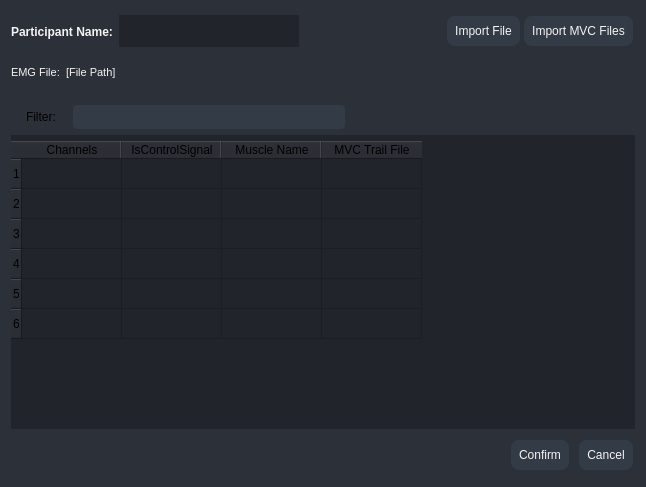
<?xml version="1.0" encoding="UTF-8"?>
<ui version="4.0">
 <class>Form</class>
 <widget class="QWidget" name="Form">
  <property name="geometry">
   <rect>
    <x>0</x>
    <y>0</y>
    <width>646</width>
    <height>487</height>
   </rect>
  </property>
  <property name="windowTitle">
   <string>Form</string>
  </property>
  <property name="styleSheet">
   <string notr="true">background-color:#2c3039;</string>
  </property>
  <layout class="QVBoxLayout" name="verticalLayout">
   <item>
    <widget class="QFrame" name="top">
     <property name="sizePolicy">
      <sizepolicy hsizetype="Preferred" vsizetype="Expanding">
       <horstretch>0</horstretch>
       <verstretch>2</verstretch>
      </sizepolicy>
     </property>
     <property name="styleSheet">
      <string notr="true">border:none;</string>
     </property>
     <property name="frameShape">
      <enum>QFrame::StyledPanel</enum>
     </property>
     <property name="frameShadow">
      <enum>QFrame::Raised</enum>
     </property>
     <layout class="QVBoxLayout" name="verticalLayout_3">
      <property name="spacing">
       <number>0</number>
      </property>
      <property name="leftMargin">
       <number>0</number>
      </property>
      <property name="topMargin">
       <number>0</number>
      </property>
      <property name="rightMargin">
       <number>0</number>
      </property>
      <property name="bottomMargin">
       <number>0</number>
      </property>
      <item>
       <widget class="QFrame" name="input">
        <property name="frameShape">
         <enum>QFrame::StyledPanel</enum>
        </property>
        <property name="frameShadow">
         <enum>QFrame::Raised</enum>
        </property>
        <layout class="QHBoxLayout" name="horizontalLayout_2">
         <property name="spacing">
          <number>0</number>
         </property>
         <property name="leftMargin">
          <number>0</number>
         </property>
         <property name="topMargin">
          <number>0</number>
         </property>
         <property name="rightMargin">
          <number>0</number>
         </property>
         <property name="bottomMargin">
          <number>0</number>
         </property>
         <item>
          <widget class="QFrame" name="name">
           <property name="frameShape">
            <enum>QFrame::StyledPanel</enum>
           </property>
           <property name="frameShadow">
            <enum>QFrame::Raised</enum>
           </property>
           <layout class="QHBoxLayout" name="horizontalLayout">
            <property name="leftMargin">
             <number>0</number>
            </property>
            <property name="topMargin">
             <number>0</number>
            </property>
            <property name="rightMargin">
             <number>0</number>
            </property>
            <property name="bottomMargin">
             <number>0</number>
            </property>
            <item>
             <widget class="QLabel" name="label">
              <property name="styleSheet">
               <string notr="true">font-weight:bold;
color:#f4f4f4;</string>
              </property>
              <property name="text">
               <string>Participant Name:</string>
              </property>
             </widget>
            </item>
            <item>
             <widget class="QLineEdit" name="lineEdit_3">
              <property name="sizePolicy">
               <sizepolicy hsizetype="Expanding" vsizetype="Fixed">
                <horstretch>8</horstretch>
                <verstretch>0</verstretch>
               </sizepolicy>
              </property>
              <property name="minimumSize">
               <size>
                <width>180</width>
                <height>32</height>
               </size>
              </property>
              <property name="styleSheet">
               <string notr="true">background-color: #21242b;
</string>
              </property>
              <property name="text">
               <string/>
              </property>
              <property name="placeholderText">
               <string/>
              </property>
             </widget>
            </item>
           </layout>
          </widget>
         </item>
         <item>
          <spacer name="horizontalSpacer">
           <property name="orientation">
            <enum>Qt::Horizontal</enum>
           </property>
           <property name="sizeHint" stdset="0">
            <size>
             <width>213</width>
             <height>20</height>
            </size>
           </property>
          </spacer>
         </item>
         <item>
          <widget class="QPushButton" name="import_btn">
           <property name="cursor">
            <cursorShape>PointingHandCursor</cursorShape>
           </property>
           <property name="styleSheet">
            <string notr="true">color:#f4f4f4;
background-color: #333b46;
padding:8px 8px;
margin: 2px 2px;
border-radius:8px;</string>
           </property>
           <property name="text">
            <string>Import File</string>
           </property>
           <property name="icon">
            <iconset>
             <normaloff>images/icons/cil-file.png</normaloff>images/icons/cil-file.png</iconset>
           </property>
          </widget>
         </item>
         <item>
          <widget class="QPushButton" name="import_MVCbtn">
           <property name="cursor">
            <cursorShape>PointingHandCursor</cursorShape>
           </property>
           <property name="styleSheet">
            <string notr="true">color:#f4f4f4;
background-color: #333b46;
padding:8px 8px;
margin: 2px 2px;
border-radius:8px;</string>
           </property>
           <property name="text">
            <string>Import MVC Files</string>
           </property>
           <property name="icon">
            <iconset>
             <normaloff>images/icons/cil-file.png</normaloff>images/icons/cil-file.png</iconset>
           </property>
          </widget>
         </item>
        </layout>
       </widget>
      </item>
      <item>
       <widget class="QFrame" name="path">
        <property name="frameShape">
         <enum>QFrame::StyledPanel</enum>
        </property>
        <property name="frameShadow">
         <enum>QFrame::Raised</enum>
        </property>
        <layout class="QHBoxLayout" name="horizontalLayout_6">
         <property name="leftMargin">
          <number>0</number>
         </property>
         <property name="topMargin">
          <number>0</number>
         </property>
         <property name="rightMargin">
          <number>0</number>
         </property>
         <property name="bottomMargin">
          <number>0</number>
         </property>
         <item>
          <widget class="QLabel" name="label_2">
           <property name="styleSheet">
            <string notr="true">font-weight: 1;
font-size:11px;
color:#f4f4f4;</string>
           </property>
           <property name="text">
            <string>EMG File:</string>
           </property>
          </widget>
         </item>
         <item>
          <widget class="QLabel" name="label_3">
           <property name="styleSheet">
            <string notr="true">font-weight: 1;
font-size:11px;
color:#f4f4f4;</string>
           </property>
           <property name="text">
            <string>[File Path]</string>
           </property>
          </widget>
         </item>
         <item>
          <spacer name="horizontalSpacer_4">
           <property name="orientation">
            <enum>Qt::Horizontal</enum>
           </property>
           <property name="sizeHint" stdset="0">
            <size>
             <width>499</width>
             <height>20</height>
            </size>
           </property>
          </spacer>
         </item>
        </layout>
       </widget>
      </item>
     </layout>
    </widget>
   </item>
   <item>
    <widget class="QFrame" name="body">
     <property name="sizePolicy">
      <sizepolicy hsizetype="Preferred" vsizetype="Expanding">
       <horstretch>0</horstretch>
       <verstretch>8</verstretch>
      </sizepolicy>
     </property>
     <property name="styleSheet">
      <string notr="true">background-color: #21242b;
border: none;</string>
     </property>
     <property name="frameShape">
      <enum>QFrame::StyledPanel</enum>
     </property>
     <property name="frameShadow">
      <enum>QFrame::Raised</enum>
     </property>
     <layout class="QVBoxLayout" name="verticalLayout_2">
      <property name="spacing">
       <number>-1</number>
      </property>
      <property name="leftMargin">
       <number>0</number>
      </property>
      <property name="topMargin">
       <number>0</number>
      </property>
      <property name="rightMargin">
       <number>0</number>
      </property>
      <property name="bottomMargin">
       <number>0</number>
      </property>
      <item>
       <widget class="QFrame" name="frame_2">
        <property name="styleSheet">
         <string notr="true">background-color: #2c3039;
padding: 4px 6px;</string>
        </property>
        <property name="frameShape">
         <enum>QFrame::StyledPanel</enum>
        </property>
        <property name="frameShadow">
         <enum>QFrame::Raised</enum>
        </property>
        <layout class="QHBoxLayout" name="horizontalLayout_5">
         <property name="leftMargin">
          <number>0</number>
         </property>
         <property name="topMargin">
          <number>0</number>
         </property>
         <property name="rightMargin">
          <number>0</number>
         </property>
         <property name="bottomMargin">
          <number>0</number>
         </property>
         <item>
          <widget class="QLabel" name="label_4">
           <property name="text">
            <string>Filter:</string>
           </property>
          </widget>
         </item>
         <item>
          <widget class="QLineEdit" name="lineEdit">
           <property name="styleSheet">
            <string notr="true">background-color: #333b46;
color: #f4f4f4;
margin: 2px 2px;
border-radius: 4px;</string>
           </property>
          </widget>
         </item>
         <item>
          <spacer name="horizontalSpacer_3">
           <property name="orientation">
            <enum>Qt::Horizontal</enum>
           </property>
           <property name="sizeHint" stdset="0">
            <size>
             <width>268</width>
             <height>20</height>
            </size>
           </property>
          </spacer>
         </item>
         <item>
          <widget class="QFrame" name="frame_3">
           <property name="frameShape">
            <enum>QFrame::StyledPanel</enum>
           </property>
           <property name="frameShadow">
            <enum>QFrame::Raised</enum>
           </property>
          </widget>
         </item>
        </layout>
       </widget>
      </item>
      <item>
       <widget class="QTableWidget" name="tableWidget">
        <property name="minimumSize">
         <size>
          <width>0</width>
          <height>0</height>
         </size>
        </property>
        <row>
         <property name="text">
          <string>1</string>
         </property>
        </row>
        <row>
         <property name="text">
          <string>2</string>
         </property>
        </row>
        <row>
         <property name="text">
          <string>3</string>
         </property>
        </row>
        <row>
         <property name="text">
          <string>4</string>
         </property>
        </row>
        <row>
         <property name="text">
          <string>5</string>
         </property>
        </row>
        <row>
         <property name="text">
          <string>6</string>
         </property>
        </row>
        <column>
         <property name="text">
          <string>Channels</string>
         </property>
        </column>
        <column>
         <property name="text">
          <string>IsControlSignal</string>
         </property>
        </column>
        <column>
         <property name="text">
          <string>Muscle Name</string>
         </property>
        </column>
        <column>
         <property name="text">
          <string>MVC Trail File</string>
         </property>
        </column>
       </widget>
      </item>
     </layout>
    </widget>
   </item>
   <item>
    <widget class="QFrame" name="bottom">
     <property name="sizePolicy">
      <sizepolicy hsizetype="Preferred" vsizetype="Expanding">
       <horstretch>0</horstretch>
       <verstretch>1</verstretch>
      </sizepolicy>
     </property>
     <property name="styleSheet">
      <string notr="true">border:none;</string>
     </property>
     <property name="frameShape">
      <enum>QFrame::StyledPanel</enum>
     </property>
     <property name="frameShadow">
      <enum>QFrame::Raised</enum>
     </property>
     <layout class="QHBoxLayout" name="horizontalLayout_4">
      <property name="spacing">
       <number>0</number>
      </property>
      <property name="leftMargin">
       <number>0</number>
      </property>
      <property name="topMargin">
       <number>0</number>
      </property>
      <property name="rightMargin">
       <number>0</number>
      </property>
      <property name="bottomMargin">
       <number>0</number>
      </property>
      <item>
       <spacer name="horizontalSpacer_2">
        <property name="orientation">
         <enum>Qt::Horizontal</enum>
        </property>
        <property name="sizeHint" stdset="0">
         <size>
          <width>482</width>
          <height>20</height>
         </size>
        </property>
       </spacer>
      </item>
      <item>
       <widget class="QFrame" name="frame">
        <property name="frameShape">
         <enum>QFrame::StyledPanel</enum>
        </property>
        <property name="frameShadow">
         <enum>QFrame::Raised</enum>
        </property>
        <layout class="QHBoxLayout" name="horizontalLayout_3">
         <property name="leftMargin">
          <number>0</number>
         </property>
         <property name="topMargin">
          <number>0</number>
         </property>
         <property name="rightMargin">
          <number>0</number>
         </property>
         <property name="bottomMargin">
          <number>0</number>
         </property>
         <item>
          <widget class="QPushButton" name="import_btn_2">
           <property name="cursor">
            <cursorShape>PointingHandCursor</cursorShape>
           </property>
           <property name="styleSheet">
            <string notr="true">color:#f4f4f4;
background-color: #333b46;
padding:8px 8px;
margin: 2px 2px;
border-radius:8px;</string>
           </property>
           <property name="text">
            <string>Confirm</string>
           </property>
          </widget>
         </item>
         <item>
          <widget class="QPushButton" name="import_btn_3">
           <property name="cursor">
            <cursorShape>PointingHandCursor</cursorShape>
           </property>
           <property name="styleSheet">
            <string notr="true">color:#f4f4f4;
background-color: #333b46;
padding:8px 8px;
margin: 2px 2px;
border-radius:8px;</string>
           </property>
           <property name="text">
            <string>Cancel</string>
           </property>
          </widget>
         </item>
        </layout>
       </widget>
      </item>
     </layout>
    </widget>
   </item>
  </layout>
 </widget>
 <resources/>
 <connections/>
</ui>
